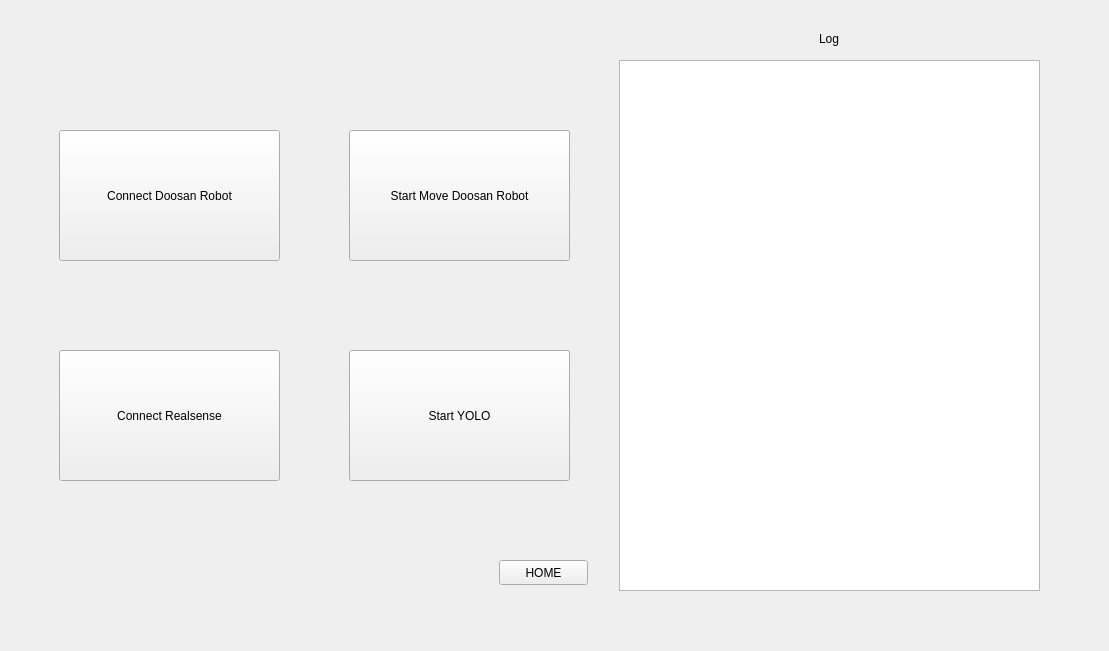
<?xml version="1.0" encoding="UTF-8"?>
<ui version="4.0">
 <class>plantfarm_ui</class>
 <widget class="QWidget" name="plantfarm_ui">
  <property name="geometry">
   <rect>
    <x>0</x>
    <y>0</y>
    <width>1109</width>
    <height>651</height>
   </rect>
  </property>
  <property name="windowTitle">
   <string>Form</string>
  </property>
  <widget class="QStackedWidget" name="stackedWidget">
   <property name="geometry">
    <rect>
     <x>9</x>
     <y>10</y>
     <width>1081</width>
     <height>631</height>
    </rect>
   </property>
   <property name="currentIndex">
    <number>1</number>
   </property>
   <widget class="QWidget" name="widget_home">
    <widget class="QPushButton" name="pushButton_calibration">
     <property name="geometry">
      <rect>
       <x>620</x>
       <y>60</y>
       <width>251</width>
       <height>231</height>
      </rect>
     </property>
     <property name="text">
      <string>Calibration</string>
     </property>
    </widget>
    <widget class="QPushButton" name="pushButton_start_process">
     <property name="geometry">
      <rect>
       <x>620</x>
       <y>350</y>
       <width>251</width>
       <height>231</height>
      </rect>
     </property>
     <property name="text">
      <string>Start Process</string>
     </property>
    </widget>
    <widget class="QPushButton" name="pushButton_currentPosx">
     <property name="geometry">
      <rect>
       <x>220</x>
       <y>350</y>
       <width>251</width>
       <height>231</height>
      </rect>
     </property>
     <property name="text">
      <string>Get current posx by tool</string>
     </property>
    </widget>
    <widget class="QPushButton" name="pushButton_connect">
     <property name="geometry">
      <rect>
       <x>220</x>
       <y>60</y>
       <width>251</width>
       <height>231</height>
      </rect>
     </property>
     <property name="text">
      <string>Connect device</string>
     </property>
    </widget>
   </widget>
   <widget class="QWidget" name="widget_connect">
    <widget class="QTextEdit" name="textEdit_connect_log">
     <property name="geometry">
      <rect>
       <x>610</x>
       <y>50</y>
       <width>421</width>
       <height>531</height>
      </rect>
     </property>
    </widget>
    <widget class="QPushButton" name="pushButton_connect_dsr">
     <property name="geometry">
      <rect>
       <x>50</x>
       <y>120</y>
       <width>221</width>
       <height>131</height>
      </rect>
     </property>
     <property name="text">
      <string>Connect Doosan Robot</string>
     </property>
    </widget>
    <widget class="QPushButton" name="pushButton_connect_rs">
     <property name="geometry">
      <rect>
       <x>50</x>
       <y>340</y>
       <width>221</width>
       <height>131</height>
      </rect>
     </property>
     <property name="text">
      <string>Connect Realsense</string>
     </property>
    </widget>
    <widget class="QPushButton" name="pushButton_connect_yolo">
     <property name="geometry">
      <rect>
       <x>340</x>
       <y>340</y>
       <width>221</width>
       <height>131</height>
      </rect>
     </property>
     <property name="text">
      <string>Start YOLO</string>
     </property>
    </widget>
    <widget class="QLabel" name="label_20">
     <property name="geometry">
      <rect>
       <x>810</x>
       <y>20</y>
       <width>31</width>
       <height>17</height>
      </rect>
     </property>
     <property name="text">
      <string>Log</string>
     </property>
    </widget>
    <widget class="QPushButton" name="pushButton_connect_home">
     <property name="geometry">
      <rect>
       <x>490</x>
       <y>550</y>
       <width>89</width>
       <height>25</height>
      </rect>
     </property>
     <property name="text">
      <string>HOME</string>
     </property>
    </widget>
    <widget class="QPushButton" name="pushButton_connect_dsr_con">
     <property name="geometry">
      <rect>
       <x>340</x>
       <y>120</y>
       <width>221</width>
       <height>131</height>
      </rect>
     </property>
     <property name="text">
      <string>Start Move Doosan Robot</string>
     </property>
    </widget>
   </widget>
   <widget class="QWidget" name="widget_handeye_calibration">
    <widget class="QPushButton" name="pushButton_haneye_calibration_calculate">
     <property name="geometry">
      <rect>
       <x>500</x>
       <y>550</y>
       <width>151</width>
       <height>25</height>
      </rect>
     </property>
     <property name="text">
      <string>Calculate C2T</string>
     </property>
    </widget>
    <widget class="QLabel" name="label_handeye_pic">
     <property name="geometry">
      <rect>
       <x>10</x>
       <y>40</y>
       <width>641</width>
       <height>381</height>
      </rect>
     </property>
     <property name="autoFillBackground">
      <bool>true</bool>
     </property>
     <property name="frameShape">
      <enum>QFrame::Box</enum>
     </property>
     <property name="lineWidth">
      <number>2</number>
     </property>
     <property name="text">
      <string/>
     </property>
    </widget>
    <widget class="QLabel" name="label_7">
     <property name="geometry">
      <rect>
       <x>270</x>
       <y>10</y>
       <width>121</width>
       <height>17</height>
      </rect>
     </property>
     <property name="text">
      <string>Calibration Image</string>
     </property>
    </widget>
    <widget class="QListWidget" name="listWidget_haneye_calibration_b2t">
     <property name="geometry">
      <rect>
       <x>970</x>
       <y>40</y>
       <width>111</width>
       <height>561</height>
      </rect>
     </property>
    </widget>
    <widget class="QPushButton" name="pushButton_haneye_calibration_getmatch">
     <property name="geometry">
      <rect>
       <x>500</x>
       <y>520</y>
       <width>151</width>
       <height>25</height>
      </rect>
     </property>
     <property name="text">
      <string>Get Match</string>
     </property>
    </widget>
    <widget class="QPushButton" name="pushButton_haneye_calibration_findchess">
     <property name="geometry">
      <rect>
       <x>500</x>
       <y>490</y>
       <width>151</width>
       <height>25</height>
      </rect>
     </property>
     <property name="text">
      <string>Find Chessboard</string>
     </property>
    </widget>
    <widget class="QListWidget" name="listWidget_haneye_calibration_t2c">
     <property name="geometry">
      <rect>
       <x>850</x>
       <y>40</y>
       <width>111</width>
       <height>561</height>
      </rect>
     </property>
    </widget>
    <widget class="QLabel" name="label_10">
     <property name="geometry">
      <rect>
       <x>1010</x>
       <y>10</y>
       <width>31</width>
       <height>17</height>
      </rect>
     </property>
     <property name="text">
      <string>B2T</string>
     </property>
    </widget>
    <widget class="QLabel" name="label_8">
     <property name="geometry">
      <rect>
       <x>740</x>
       <y>10</y>
       <width>31</width>
       <height>17</height>
      </rect>
     </property>
     <property name="text">
      <string>Log</string>
     </property>
    </widget>
    <widget class="QLabel" name="label_9">
     <property name="geometry">
      <rect>
       <x>890</x>
       <y>10</y>
       <width>31</width>
       <height>17</height>
      </rect>
     </property>
     <property name="text">
      <string>T2C</string>
     </property>
    </widget>
    <widget class="QPushButton" name="pushButton_haneye_calibration_home">
     <property name="geometry">
      <rect>
       <x>500</x>
       <y>580</y>
       <width>151</width>
       <height>25</height>
      </rect>
     </property>
     <property name="text">
      <string>HOME</string>
     </property>
    </widget>
    <widget class="QTextEdit" name="textEdit_haneye_calibration_log">
     <property name="geometry">
      <rect>
       <x>660</x>
       <y>40</y>
       <width>181</width>
       <height>561</height>
      </rect>
     </property>
     <property name="font">
      <font>
       <pointsize>8</pointsize>
      </font>
     </property>
    </widget>
    <widget class="QPushButton" name="pushButton_haneye_calibration_showimage">
     <property name="geometry">
      <rect>
       <x>500</x>
       <y>440</y>
       <width>151</width>
       <height>25</height>
      </rect>
     </property>
     <property name="text">
      <string>Show Image</string>
     </property>
    </widget>
    <widget class="QTextEdit" name="textEdit_get_fx">
     <property name="geometry">
      <rect>
       <x>20</x>
       <y>450</y>
       <width>81</width>
       <height>31</height>
      </rect>
     </property>
    </widget>
    <widget class="QTextEdit" name="textEdit_get_fy">
     <property name="geometry">
      <rect>
       <x>110</x>
       <y>450</y>
       <width>81</width>
       <height>31</height>
      </rect>
     </property>
    </widget>
    <widget class="QTextEdit" name="textEdit_get_cx">
     <property name="geometry">
      <rect>
       <x>20</x>
       <y>510</y>
       <width>81</width>
       <height>31</height>
      </rect>
     </property>
    </widget>
    <widget class="QTextEdit" name="textEdit_get_cy">
     <property name="geometry">
      <rect>
       <x>110</x>
       <y>510</y>
       <width>81</width>
       <height>31</height>
      </rect>
     </property>
    </widget>
    <widget class="QTextEdit" name="textEdit_get_t2">
     <property name="geometry">
      <rect>
       <x>300</x>
       <y>510</y>
       <width>81</width>
       <height>31</height>
      </rect>
     </property>
    </widget>
    <widget class="QTextEdit" name="textEdit_get_k1">
     <property name="geometry">
      <rect>
       <x>210</x>
       <y>450</y>
       <width>81</width>
       <height>31</height>
      </rect>
     </property>
    </widget>
    <widget class="QTextEdit" name="textEdit_get_t1">
     <property name="geometry">
      <rect>
       <x>210</x>
       <y>510</y>
       <width>81</width>
       <height>31</height>
      </rect>
     </property>
    </widget>
    <widget class="QTextEdit" name="textEdit_get_k2">
     <property name="geometry">
      <rect>
       <x>300</x>
       <y>450</y>
       <width>81</width>
       <height>31</height>
      </rect>
     </property>
    </widget>
    <widget class="QTextEdit" name="textEdit_get_k3">
     <property name="geometry">
      <rect>
       <x>210</x>
       <y>570</y>
       <width>81</width>
       <height>31</height>
      </rect>
     </property>
    </widget>
    <widget class="QPushButton" name="pushButton_haneye_calibration_disto">
     <property name="geometry">
      <rect>
       <x>300</x>
       <y>550</y>
       <width>81</width>
       <height>51</height>
      </rect>
     </property>
     <property name="text">
      <string>distortion
parameter</string>
     </property>
    </widget>
    <widget class="QPushButton" name="pushButton_haneye_calibration_intrpara">
     <property name="geometry">
      <rect>
       <x>110</x>
       <y>550</y>
       <width>81</width>
       <height>51</height>
      </rect>
     </property>
     <property name="text">
      <string>intrinsic
parameter</string>
     </property>
    </widget>
    <widget class="QPushButton" name="pushButton_haneye_calibration_campara">
     <property name="geometry">
      <rect>
       <x>400</x>
       <y>550</y>
       <width>81</width>
       <height>51</height>
      </rect>
     </property>
     <property name="text">
      <string>camera
parameter</string>
     </property>
    </widget>
    <widget class="QLabel" name="label_11">
     <property name="geometry">
      <rect>
       <x>30</x>
       <y>430</y>
       <width>61</width>
       <height>17</height>
      </rect>
     </property>
     <property name="contextMenuPolicy">
      <enum>Qt::NoContextMenu</enum>
     </property>
     <property name="layoutDirection">
      <enum>Qt::LeftToRight</enum>
     </property>
     <property name="text">
      <string>       fx</string>
     </property>
    </widget>
    <widget class="QLabel" name="label_12">
     <property name="geometry">
      <rect>
       <x>120</x>
       <y>430</y>
       <width>61</width>
       <height>17</height>
      </rect>
     </property>
     <property name="contextMenuPolicy">
      <enum>Qt::NoContextMenu</enum>
     </property>
     <property name="layoutDirection">
      <enum>Qt::LeftToRight</enum>
     </property>
     <property name="text">
      <string>       fy</string>
     </property>
    </widget>
    <widget class="QLabel" name="label_13">
     <property name="geometry">
      <rect>
       <x>30</x>
       <y>490</y>
       <width>61</width>
       <height>17</height>
      </rect>
     </property>
     <property name="contextMenuPolicy">
      <enum>Qt::NoContextMenu</enum>
     </property>
     <property name="layoutDirection">
      <enum>Qt::LeftToRight</enum>
     </property>
     <property name="text">
      <string>       cx</string>
     </property>
    </widget>
    <widget class="QLabel" name="label_14">
     <property name="geometry">
      <rect>
       <x>120</x>
       <y>490</y>
       <width>61</width>
       <height>17</height>
      </rect>
     </property>
     <property name="contextMenuPolicy">
      <enum>Qt::NoContextMenu</enum>
     </property>
     <property name="layoutDirection">
      <enum>Qt::LeftToRight</enum>
     </property>
     <property name="text">
      <string>       cy</string>
     </property>
    </widget>
    <widget class="QLabel" name="label_15">
     <property name="geometry">
      <rect>
       <x>310</x>
       <y>490</y>
       <width>61</width>
       <height>17</height>
      </rect>
     </property>
     <property name="contextMenuPolicy">
      <enum>Qt::NoContextMenu</enum>
     </property>
     <property name="layoutDirection">
      <enum>Qt::LeftToRight</enum>
     </property>
     <property name="text">
      <string>       t2</string>
     </property>
    </widget>
    <widget class="QLabel" name="label_16">
     <property name="geometry">
      <rect>
       <x>220</x>
       <y>490</y>
       <width>61</width>
       <height>17</height>
      </rect>
     </property>
     <property name="contextMenuPolicy">
      <enum>Qt::NoContextMenu</enum>
     </property>
     <property name="layoutDirection">
      <enum>Qt::LeftToRight</enum>
     </property>
     <property name="text">
      <string>       t1</string>
     </property>
    </widget>
    <widget class="QLabel" name="label_17">
     <property name="geometry">
      <rect>
       <x>220</x>
       <y>430</y>
       <width>61</width>
       <height>17</height>
      </rect>
     </property>
     <property name="contextMenuPolicy">
      <enum>Qt::NoContextMenu</enum>
     </property>
     <property name="layoutDirection">
      <enum>Qt::LeftToRight</enum>
     </property>
     <property name="text">
      <string>       k1</string>
     </property>
    </widget>
    <widget class="QLabel" name="label_18">
     <property name="geometry">
      <rect>
       <x>310</x>
       <y>430</y>
       <width>61</width>
       <height>17</height>
      </rect>
     </property>
     <property name="contextMenuPolicy">
      <enum>Qt::NoContextMenu</enum>
     </property>
     <property name="layoutDirection">
      <enum>Qt::LeftToRight</enum>
     </property>
     <property name="text">
      <string>       k2</string>
     </property>
    </widget>
    <widget class="QLabel" name="label_19">
     <property name="geometry">
      <rect>
       <x>220</x>
       <y>550</y>
       <width>61</width>
       <height>17</height>
      </rect>
     </property>
     <property name="contextMenuPolicy">
      <enum>Qt::NoContextMenu</enum>
     </property>
     <property name="layoutDirection">
      <enum>Qt::LeftToRight</enum>
     </property>
     <property name="text">
      <string>       k3</string>
     </property>
    </widget>
   </widget>
   <widget class="QWidget" name="widtet_currentPosx">
    <widget class="QPushButton" name="pushButton_currentPosx_get">
     <property name="geometry">
      <rect>
       <x>710</x>
       <y>230</y>
       <width>201</width>
       <height>111</height>
      </rect>
     </property>
     <property name="text">
      <string>get tool's X,Y,Z </string>
     </property>
    </widget>
    <widget class="QTextEdit" name="textEdit_currentPosx_log">
     <property name="geometry">
      <rect>
       <x>40</x>
       <y>50</y>
       <width>421</width>
       <height>531</height>
      </rect>
     </property>
    </widget>
    <widget class="QPushButton" name="pushButton_currentPosx_home">
     <property name="geometry">
      <rect>
       <x>960</x>
       <y>550</y>
       <width>89</width>
       <height>25</height>
      </rect>
     </property>
     <property name="text">
      <string>HOME</string>
     </property>
    </widget>
   </widget>
   <widget class="QWidget" name="widget_process">
    <widget class="QTextEdit" name="textEdit_process_log">
     <property name="geometry">
      <rect>
       <x>660</x>
       <y>20</y>
       <width>421</width>
       <height>261</height>
      </rect>
     </property>
    </widget>
    <widget class="QPushButton" name="pushButton_process_get_image">
     <property name="geometry">
      <rect>
       <x>140</x>
       <y>520</y>
       <width>91</width>
       <height>31</height>
      </rect>
     </property>
     <property name="text">
      <string>get image</string>
     </property>
    </widget>
    <widget class="QPushButton" name="pushButton_process_get_coord">
     <property name="geometry">
      <rect>
       <x>260</x>
       <y>520</y>
       <width>121</width>
       <height>31</height>
      </rect>
     </property>
     <property name="text">
      <string>get coordinate</string>
     </property>
    </widget>
    <widget class="QLabel" name="label_process_image_raw">
     <property name="geometry">
      <rect>
       <x>10</x>
       <y>20</y>
       <width>640</width>
       <height>480</height>
      </rect>
     </property>
     <property name="autoFillBackground">
      <bool>true</bool>
     </property>
     <property name="frameShape">
      <enum>QFrame::Box</enum>
     </property>
     <property name="lineWidth">
      <number>2</number>
     </property>
     <property name="text">
      <string/>
     </property>
    </widget>
    <widget class="QTextEdit" name="textEdit_log">
     <property name="geometry">
      <rect>
       <x>660</x>
       <y>320</y>
       <width>421</width>
       <height>261</height>
      </rect>
     </property>
    </widget>
    <widget class="QPushButton" name="pushButton_process_home">
     <property name="geometry">
      <rect>
       <x>560</x>
       <y>560</y>
       <width>89</width>
       <height>25</height>
      </rect>
     </property>
     <property name="text">
      <string>HOME</string>
     </property>
    </widget>
    <widget class="QPushButton" name="pushButton_process_move_robot">
     <property name="geometry">
      <rect>
       <x>410</x>
       <y>520</y>
       <width>101</width>
       <height>31</height>
      </rect>
     </property>
     <property name="text">
      <string>move robot</string>
     </property>
    </widget>
    <widget class="QPushButton" name="pushButton_process_move_home">
     <property name="geometry">
      <rect>
       <x>10</x>
       <y>520</y>
       <width>101</width>
       <height>31</height>
      </rect>
     </property>
     <property name="text">
      <string>move home</string>
     </property>
    </widget>
    <widget class="QPushButton" name="pushButton_process_move_robot2">
     <property name="geometry">
      <rect>
       <x>540</x>
       <y>520</y>
       <width>101</width>
       <height>31</height>
      </rect>
     </property>
     <property name="text">
      <string>move robot</string>
     </property>
    </widget>
   </widget>
  </widget>
 </widget>
 <resources/>
 <connections/>
</ui>
